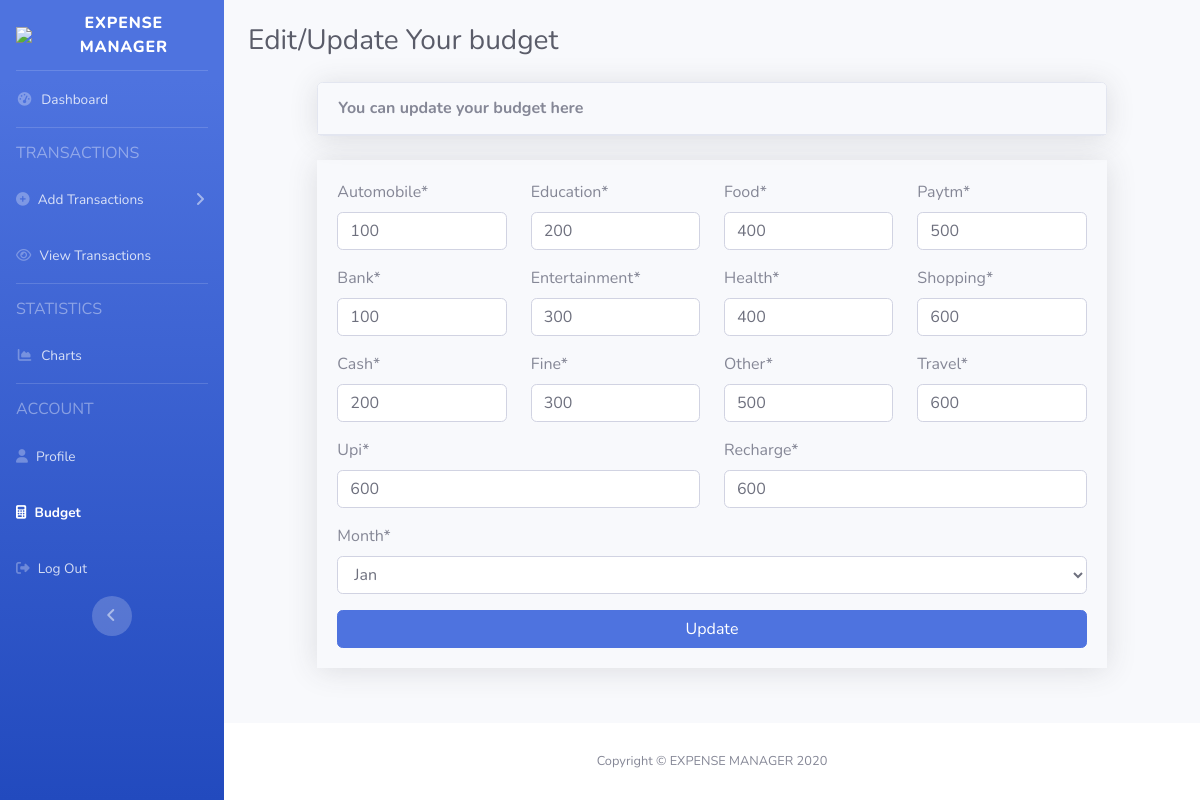
/myapp/budget/1/update (signed in), run on the app's committed database.
### myapp/models.py (models this page shows, shortened)
class Budget(models.Model):
    user = models.ForeignKey(User, on_delete=models.CASCADE, null=True)
    automobile = models.IntegerField(default=1000)
    bank = models.IntegerField(default=1000)
    cash = models.IntegerField(default=1000)
    education = models.IntegerField(default=1000)
    entertainment = models.IntegerField(default=1000)
    fine = models.IntegerField(default=1000)
    food = models.IntegerField(default=1000)
    health = models.IntegerField(default=1000)
    other = models.IntegerField(default=1000)
    paytm = models.IntegerField(default=1000)
    recharge = models.IntegerField(default=1000)
    shopping = models.IntegerField(default=1000)
    travel = models.IntegerField(default=1000)
    upi = models.IntegerField(default=1000)
    months = [
        ('Jan', 'Jan'),
        ('Feb', 'Feb'),
        ('Mar', 'Mar'),
        ('Apr', 'Apr'),
        ('May', 'May'),
        ('Jun', 'Jun'),
        ('Jul', 'Jul'),
        ('Aug', 'Aug'),
        ('Sep', 'Sep'),
        ('Oct', 'Oct'),
        ('Nov', 'Nov'),
        ('Dec', 'Dec'),
        ('None', 'None'),
    ]
    month = models.CharField(
        max_length=30,
        choices=months,
        default='None',
    )

### myapp/views.py (the view)
# urls.py: path('budget/<int:pk>/update', BudgetUpdateView.as_view(), name='budget-update'),
class BudgetUpdateView(UserPassesTestMixin, UpdateView):
    model = Budget
    fields = ['automobile', 'bank', 'cash', 'education', 'entertainment', 'fine', 'food',
              'health', 'other', 'paytm', 'recharge', 'shopping', 'travel', 'upi', 'month']
    template_name = 'budget_update.html'
    success_url = '/myapp/budget'
    def test_func(self):
        budget = self.get_object()
        if self.request.user == budget.user:
            return True
        return False

### templates/budget_update.html (shortened to what this page needs)
{% extends 'base.html' %}
{% load crispy_forms_tags %}
{% block navbar_budget %}
<li class="nav-item active">
    <a class="nav-link" href="/myapp/budget">
        <i class="fa fa-calculator"></i>
        <span>Budget</span></a>
</li>
{% endblock %}
{% block content %}
<div class="container-fluid">
    <div class="d-sm-flex align-items-center justify-content-between my-4">
        <h1 class="h3 mb-0 text-gray-800">Edit/Update Your budget</h1>
    </div>
</div>
<div class="mx-auto">
    <div class="col-xl-10 col-lg-10 mx-auto">
        <div class="card shadow mb-4">
            <div class="card-header py-3 d-flex flex-row align-items-center justify-content-between">
                <h6 class="m-0 font-weight-bold ">
                    <span>You can update your budget here</span><br>
                </h6>
            </div>
        </div>
        <div class="card-body shadow">
            <form class="user align-items-center" enctype="multipart/form-data" method='post'>
                <div class="row">
                    <div class="col mx-auto">
                        {{ form.automobile|as_crispy_field }}
                        {{ form.bank|as_crispy_field }}
                        {{ form.cash|as_crispy_field }}
                    </div>
                    <div class="col mx-auto">
                        {{ form.education|as_crispy_field }}
                        {{ form.entertainment|as_crispy_field }}
                        {{ form.fine|as_crispy_field }}
                    </div>
                    <div class="col mx-auto">
                        {{ form.food|as_crispy_field }}
                        {{ form.health|as_crispy_field }}
                        {{ form.other|as_crispy_field }}
                    </div>
                    <div class="col mx-auto">
                        {{ form.paytm|as_crispy_field }}
                        {{ form.shopping|as_crispy_field }}
                        {{ form.travel|as_crispy_field }}
                    </div>
                </div>
                <div class="row">
                    <div class="col">
                        {{ form.upi|as_crispy_field }}
                    </div>
                    <div class="col">
                        {{ form.recharge|as_crispy_field }}
                    </div>
                </div>
                 <div class="row">
                    <div class="col">
                        {{ form.month|as_crispy_field }}
                    </div>
                </div>
                <div>
                    <button class="btn btn-primary btn-block" type="submit">
                        Update
                    </button>
                </div>
            </form>
        </div>
    </div>
</div>
{% endblock %}

### templates/base.html (style rules this page uses)
input[type=number] { -moz-appearance: textfield; }

### data on the page
Budget: automobile "100", bank "100", cash "200", education "200", entertainment "300", fine "300", food "400", health "400", other "500", paytm "500", shopping "600", travel "600", upi "600", recharge "600", month "Jan"
